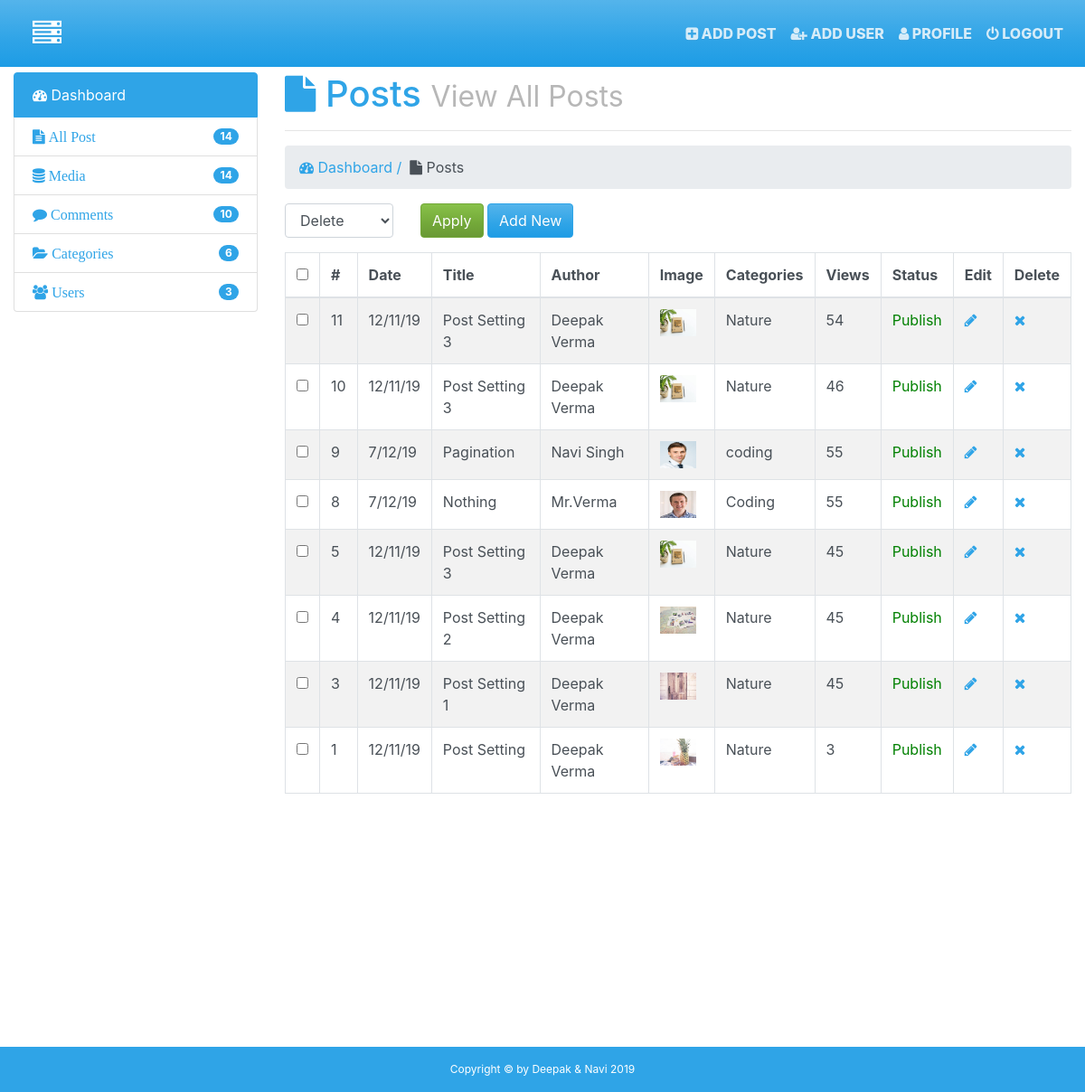
The app's page /admin/posts.php (signed in), older data.
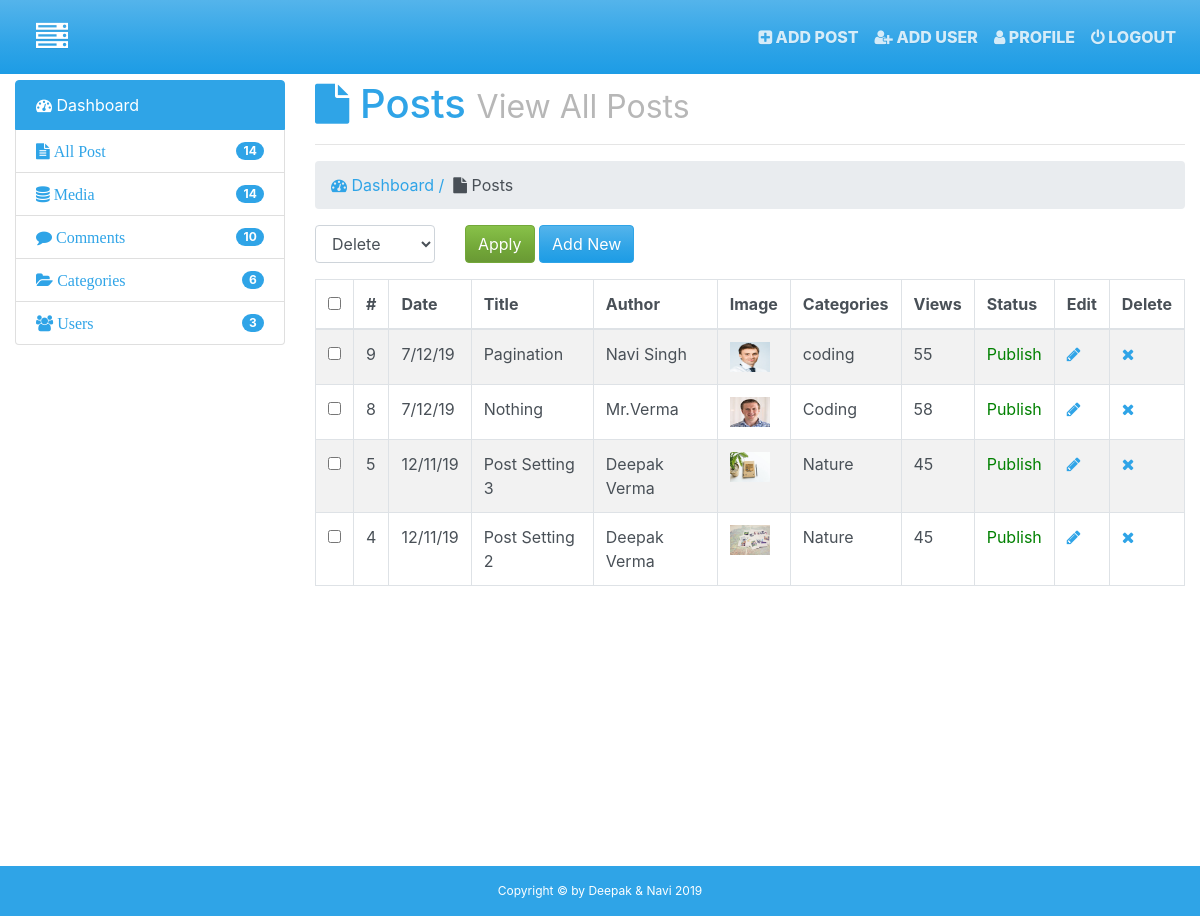
The same page, newer data.
### tables this page shows
CREATE TABLE `posts` (
  `id` int(11) NOT NULL,
  `date` varchar(100) NOT NULL,
  `title` varchar(255) NOT NULL,
  `author` varchar(255) NOT NULL,
  `author_image` varchar(255) NOT NULL,
  `image` varchar(255) NOT NULL,
  `categories` varchar(255) NOT NULL,
  `tags` varchar(255) NOT NULL,
  `post_data` text NOT NULL,
  `views` int(11) NOT NULL,
  `status` varchar(255) NOT NULL
);

### admin/posts.php (the view, shortened to what this page needs)
<?php
$session_username = $_SESSION['username'];
?>
<!DOCTYPE html>
<html>
  <head>
    <?php require_once('inc/top.php');?>
  </head>
  <body>
    <?php require_once('inc/header.php');?>
  <div class="container-fluid">
    <div class="row">
      <div class="col-md-3">
        <?php require_once('inc/sidebar.php');?>
      </div>
      <div class="col-md-9">
        <h1><i class="fa fa-file"></i> Posts
          <small class="smalld">View All Posts</small>
          <hr>
        </h1>
        <ol class="breadcrumb">
          <li><a href="index.html"><i class="fa fa-tachometer"></i> Dashboard / &nbsp</a></li>
          <li class="active"><i class="fa fa-file"></i> Posts</li>
        </ol>
        <?php
        if ($_SESSION['roll'] == 'admin') {
         $query = "SELECT * FROM posts ORDER BY id DESC";
      $run = mysqli_query($con,$query);
        }
        elseif ($_SESSION['roll'] == 'author') {
        $query = "SELECT * FROM posts WHERE author = '$session_username' ORDER BY id DESC";
      $run = mysqli_query($con,$query);
        }
      if (mysqli_num_rows($run) > 0) {
        ?>
        <form action="" method="post">
        <div class="row">
          <div class="col-md-6">
                <div class="row">
                  <div class="col-md-4">
                    <div class="form-group">
                      <select class="form-control" name="bulk-options" id="">
                        <option value="delete">Delete</option>
                      </select>
                    </div>
                  </div>
                  <div class="col-md-8">
                    <input type="submit" name="" class="btn btn-success" value="Apply">
                    <a href="" class="btn btn-primary">Add New</a>
                  </div>
                </div>
          </div>
           <div class="col-md-6">
          </div>
        </div>
        <table class="table table-hover table-bordered table-striped">
          <thead>
            <tr>
              <th><input type="checkbox" name="" id="selectallboxes"></th>
              <th>#</th>
              <th>Date</th>
              <th>Title</th>
              <th>Author</th>
              <th>Image</th>
              <th>Categories</th>
              <th>Views</th>
              <th>Status</th>
              <th>Edit</th>
              <th>Delete</th>
            </tr>
          </thead>
          <tbody>
            <?php
            while ($row = mysqli_fetch_array($run)) {
              $id = $row['id'];
              $title = $row['title'];
              $author = $row['author'];
              $views = $row['views'];
              $categories = $row['categories'];
              $image= $row['image'];
              $date = $row['date'];
              $status = $row['status'];
            ?>
            <tr>
              <td><input type="checkbox" name="checkboxes[]" value="<?php echo $id;?>" class="checkboxes"></td>
              <td><?php  echo $id; ?></td>
              <td><?php  echo $date; ?></td>
              <td><?php echo $title; ?></td>
              <td><?php echo $author;?></td>
              <td><img src="img/<?php echo $image; ?>" alt="" class="img-responsive" width="40px;" height="30px;"></td>
              <td><?php echo $categories; ?></td>
              <td><?php echo $views ?></td>
              <td><span style="color:<?php if ($status == 'publish') {
                echo "green";
              }
                elseif ($status == 'draft') {
                  echo "red";
                }
              ?>"><?php echo ucfirst($status); ?></span></td>
              <td><a href="edit-post.php?edit=<?php echo $id; ?>"><i class="fa fa-pencil"></i></a></td>
              <td><a href="posts.php?del=<?php echo  $id; ?>"><i class="fa fa-times"></i></a></td>
            </tr>
            <?php
               }
            ?>
          </tbody>
        </table>
        <?php
        }
      else{
           echo "<center><h2>No Users Avialable Now</h2></center>";
      }
        ?>
        </form>
      </div>
    </div>
  </div><br>
  <?php require_once('inc/footer.php');?>
  </body>
</html>

### admin/inc/top.php (shortened to what this page needs)
<link rel="stylesheet" href="vendor/bootstrap/css/bootstrap.min.css">
<link rel="stylesheet" href="vendor/font-awesome/css/font-awesome.min.css">
<link rel="stylesheet" href="css/animate.css">
<link rel="stylesheet" href="css/style.css">
<link href="https://stackpath.bootstrapcdn.com/font-awesome/4.7.0/css/font-awesome.min.css" rel="stylesheet">

### admin/inc/header.php (shortened to what this page needs)
<nav class="navbar navbar-expand-lg navbar-dark bg-primary fixed-top">
      <a class="navbar-brand" href="#"><i class="fa fa-server"></i></a>
      <div class="collapse navbar-collapse" id="navbarSupportedContent">
        <ul class="navbar-nav ml-lg-auto">
          <li class="nav-item">
            <a class="nav-link" href="#"><i class="fa fa-plus-square"></i> Add Post<span class="sr-only">(current)</span></a>
          </li>
          <li class="nav-item">
            <a class="nav-link" href="add-user.php"><i class="fa fa-user-plus"></i> Add User</a>
          </li>
          <li class="nav-item">
            <a class="nav-link" href="profile.php"><i class="fa fa-user"></i> Profile</a>
          </li>
          <li class="nav-item">
            <a class="nav-link" href="logout.php"><i class="fa fa-power-off"></i> Logout</a>
          </li>
        </ul>
      </div>
  </nav>

### admin/inc/sidebar.php
<div class="list-group">
          <a class="list-group-item active" href="#">
            <i class="fa fa-tachometer"></i> Dashboard</a>
          <a class="list-group-item d-flex justify-content-between align-items-center" href="posts.php">
            <i class="fa fa-file-text"> All Post</i>
            <span class="badge badge-primary badge-pill">14</span>
          </a>
          <a class="list-group-item d-flex justify-content-between align-items-center" href="media.php">
            <i class="fa fa-database"> Media</i>
            <span class="badge badge-primary badge-pill">14</span>
          </a>
          <a class="list-group-item d-flex justify-content-between align-items-center" href="comments.php">
            <i class="fa fa-comment"> Comments</i>
            <span class="badge badge-primary badge-pill">10</span>
          </a>
          <a class="list-group-item d-flex justify-content-between align-items-center" href="category.php">
            <i class="fa fa-folder-open"> Categories</i>
            <span class="badge badge-primary badge-pill">6</span>
          </a>
          <a class="list-group-item d-flex justify-content-between align-items-center" href="users.php">
            <i class="fa fa-users"> Users</i>
            <span class="badge badge-primary badge-pill">3</span>
          </a>
        </div>

### admin/inc/footer.php (shortened to what this page needs)
<br/>
<br/>
<br/>
<br/>
<br/>
<br/>
<br/>
<br/>
<br/>
<br/>
 <footer class="text-center">
    Copyright &copy by Deepak & Navi <?php echo date("Y"); ?>
  </footer>

### admin/css/style.css (style rules this page uses)
body { padding-top: 80px; }
.navbar-brand { font-weight: 800; text-transform: uppercase; font-size: 2em; padding-left: 20px; }
.nav-item { font-weight: 800; text-transform: uppercase; }
.smalld { color: #B7B7B7; }
footer { background:#2FA4E7; color:white; height:50px; line-height:50px; font-size:12px; position:absolute; width:100%; }

Row changes from the older to the newer data that the page shows:
removed posts: id "11", date "12/11/19", title "Post Setting 3", author "Deepak Verma", image (picture), categories "Nature", views "54", status "Publish"
removed posts: id "10", date "12/11/19", title "Post Setting 3", author "Deepak Verma", image (picture), categories "Nature", views "46", status "Publish"
removed posts: id "3", date "12/11/19", title "Post Setting 1", author "Deepak Verma", image (picture), categories "Nature", views "45", status "Publish"
removed posts: id "1", date "12/11/19", title "Post Setting", author "Deepak Verma", image (picture), categories "Nature", views "3", status "Publish"
changed posts "Nothing": views "55" → "58"
